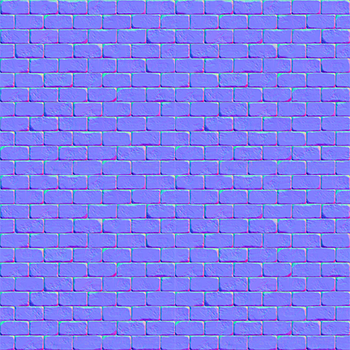
#> input picture features/bumping-map/normal.png, 350 x 350 px
$ python bumping_map.py
#> lines starting #> are read from the running program, lines starting #| are printed output that depends on the picture
from functools import reduce
import numpy as np
import time
import numbers
import imageio
import random

# [5 lines left out: function extract, not called in this run]

class vec3():
    def __init__(self, x, y, z):
        (self.x, self.y, self.z) = (x, y, z)
    def __mul__(self, other):
        return vec3(self.x * other, self.y * other, self.z * other)
    def __add__(self, other):
        return vec3(self.x + other.x, self.y + other.y, self.z + other.z)
    def __sub__(self, other):
        return vec3(self.x - other.x, self.y - other.y, self.z - other.z)
    def dot(self, other):
        return (self.x * other.x) + (self.y * other.y) + (self.z * other.z)
    def __abs__(self):
        return self.dot(self)
    def norm(self):
        mag = np.sqrt(abs(self))
        return self * (1.0 / np.where(mag == 0, 1, mag))
    def components(self):
        return (self.x, self.y, self.z)
    # [10 lines left out: functions extract, place, not called in this run]
rgb = vec3

(w, h) = (800, 600)         #图片大小
L = vec3(0, 0.9, 1)        #光源位置
E = vec3(0., 0.35, -1)     #视野位置
FARAWAY = 1.0e39            #无限长度

#读取法线贴图
normalsource = imageio.imread(r"normal.png");
#> normalsource is the input picture: shape (350, 350, 4); mean R, G, B, A 127.8, 127.6, 243.3, 254.7
normalMap = np.array(normalsource)
#取法线贴图分量
normalX = normalsource.take([0], axis = 2)
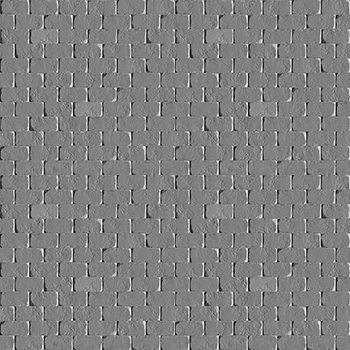
#> normalX: shape (350, 350, 1); min 0, max 255, mean 127.8
normalX = np.array(normalX).reshape(normalX.size)
normalY = normalsource.take([1], axis = 2)
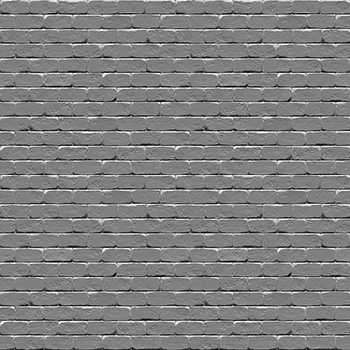
#> normalY: shape (350, 350, 1); min 0, max 255, mean 127.6
normalY = np.array(normalY).reshape(normalY.size)
normalZ = normalsource.take([2], axis = 2)
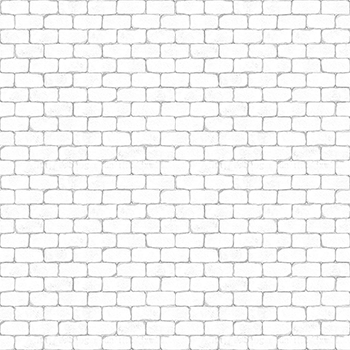
#> normalZ: shape (350, 350, 1); min 135, max 255, mean 243.3
normalZ = np.array(normalZ).reshape(normalZ.size)
#输出测试
print (normalX)
#> (printed output is left out)
print (normalY)
#> (printed output is left out)
print (normalZ)
#> (printed output is left out)
#将法线贴图的数据转化为归一化的法线数据
normalX = (normalX * 2 / 255) - 1
normalY = (normalY * 2 / 255) - 1
normalZ = (normalZ * 2 / 255) - 1
#输出测试
print (normalX.size)
#| 122500
print (normalY.size)
#| 122500
print (normalZ.size)
#| 122500

# [13 lines left out: function raytrace, not called in this run]

class Sphere:
    # [20 lines left out: functions __init__, intersect, not called in this run]

    def diffusecolor(self, M):
        return self.diffuse

    # [42 lines left out: functions light, draw, not called in this run]
